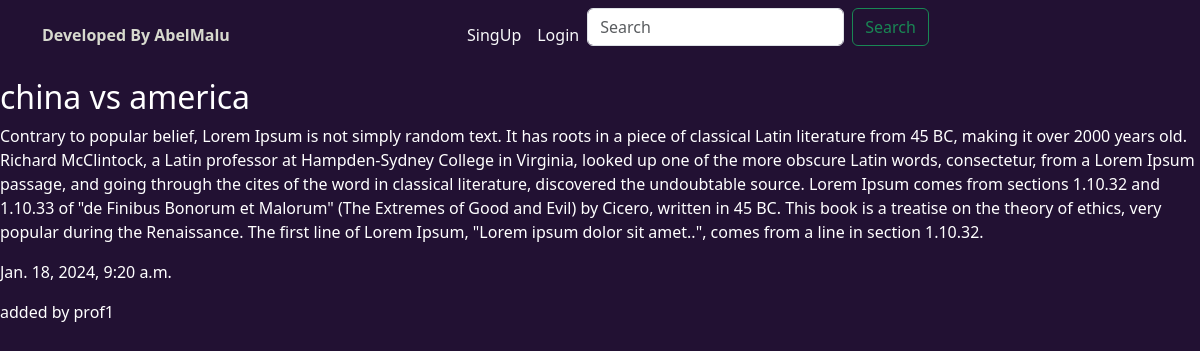
/articles/china-vs-america/, run on the app's committed database.
### core/models.py (models this page shows, shortened)
class Article(models.Model):
    title = models.CharField(max_length=255)
    slug = models.SlugField()
    body = models.TextField()
    date = models.DateTimeField(auto_now_add=True)
    thumb = models.ImageField(default='default.png',blank=True)
    author =models.ForeignKey(User, default=None, on_delete=models.CASCADE)
    person = models.ForeignKey(Profile, on_delete=models.CASCADE, null=True)
    category = models.ForeignKey(Category,on_delete=models.CASCADE, null= True)

### core/views.py (the view)
# urls.py: path('articles/<slug:slug>/',views.article_detail, name='detail'),
def article_detail(request,slug):
    article = Article.objects.get(slug=slug)
    return render(request,'article_detail.html', {'article':article})

### templates/article_detail.html (shortened to what this page needs)
{% extends 'base_layout.html' %}
{% block content%}
<div class="article-detail">
    <div class="article">
        <h2>{{article.title}}</h2>
        <p>{{article.body}}</p>
        <p>{{article.date}}</p>
        <p class="author ">added by {{article.author}}</p>
    </div>
</div>
{% endblock %}

### data on the page
Article: title "china vs america", body "Contrary to popular belief, Lorem Ipsum is not simply random text. It has roots in a piece of classical Latin literature from 45 BC, making it over 2000 years old. Richard McClintock, a Latin professor at Hampden-Sydney College in Virginia, looked up one of the more obscure Latin words, consectetur, from a Lorem Ipsum passage, and going through the cites of the word in classical literature, discovered the undoubtable source. Lorem Ipsum comes from sections 1.10.32 and 1.10.33 of \"de Finibus Bonorum et Malorum\" (The Extremes of Good and Evil) by Cicero, written in 45 BC. This book is a treatise on the theory of ethics, very popular during the Renaissance. The first line of Lorem Ipsum,…", date "Jan. 18, 2024, 9:20 a.m.", author "prof1"
